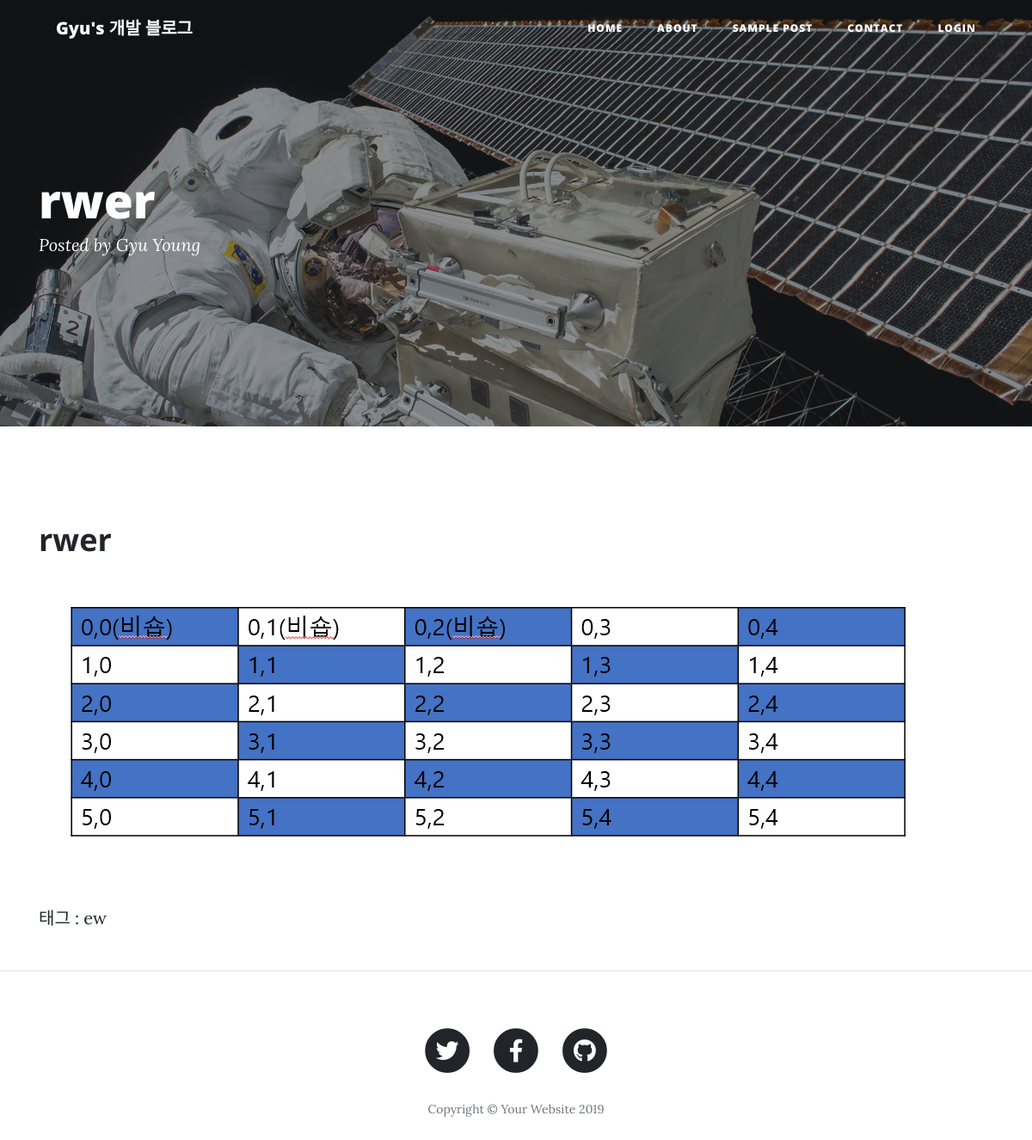
The page /post/30/ on the database its author committed.
### main/models.py (models this page shows, shortened)
class Post(models.Model):
    title = models.CharField(max_length=50)
    contents = MarkdownxField()
    img = models.ImageField(upload_to='images/')
    dateCreate = models.DateTimeField(auto_now_add=True)
    category = TaggableManager()
    @property
    def formatted_markdown(self):
        return markdownify(self.contents)

### main/views.py (the view)
# urls.py: path('post/<int:pk>/' ,views.postdetail,name="postdetail"),
def postdetail(req, pk):
    post = Post.objects.get(pk=pk)
    return render(req,'main/postdetail.html',{
        'post':post,
    })

### main/templates/main/postdetail.html (shortened to what this page needs)
{% extends "main/base.html" %}
{% block content %}
{% load static %}
  <header class="masthead" style="background-image: url('{% static 'img/post-bg.jpg' %}')">
    <div class="overlay"></div>
    <div class="container">
      <div class="row">
        <div class="col-lg-12 col-md-12 mx-auto">
          <div class="post-heading">
            <h1>{{post.title}}</h1>
            <span class="meta">Posted by
              <a href="#">Gyu Young</a>
          </div>
        </div>
      </div>
    </div>
  </header>
  <article>
    <div class="container">
      <div class="row">
        <div class="col-lg-12 col-md-12 mx-auto">
          <h2 class="section-heading">{{post.title}}</h2>
          {% if post.img %}
            <img class="img-fluid" src="{{post.img.url}}" alt="post_image">
          {% endif %}
          <p>태그 : {{post.category.names.0}}</p>
        </div>
      </div>
    </div>
  </article>
  <hr>
{% endblock %}

### rows shown on the page
Post: title "rwer", img (picture), category.names.0 "ew"
